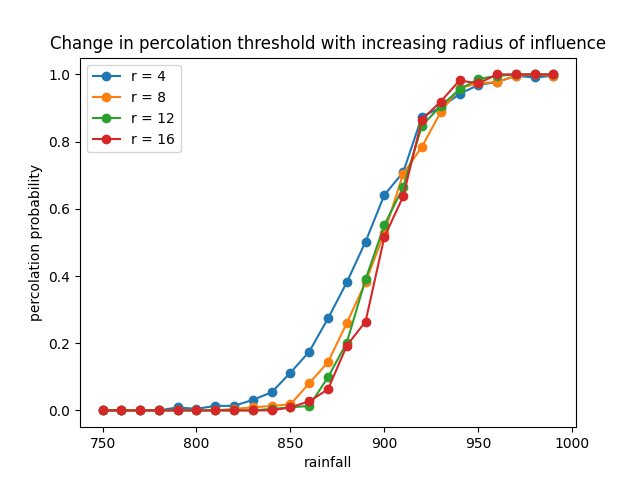

The Python source for this figure:
from matplotlib import pyplot as plt
from numpy import loadtxt, transpose
from os import path
from tqdm import tqdm


if __name__ == '__main__':
    current_path = path.dirname(__file__)
    project_root_path = path.join(current_path, "..", "..")
    results_root_path = path.join(project_root_path, "results", "scanlon_kalahari")

    r_values = [4, 8, 12, 16]

    plt.figure()
    plt.title("Change in percolation threshold with increasing radius of influence")
    plt.xlabel("rainfall")
    plt.ylabel("percolation probability")

    for r_value in tqdm(r_values):
        data_path = path.join(results_root_path, "transitions", "radius", f"{r_value}.txt")
        data = transpose(loadtxt(data_path))

        plt.plot(data[0][5:-20], data[2][5:-20], label=f"r = {r_value}", marker='o')

    plt.legend()
    plt.savefig("percolation_thresholds_r.png")
    plt.show()